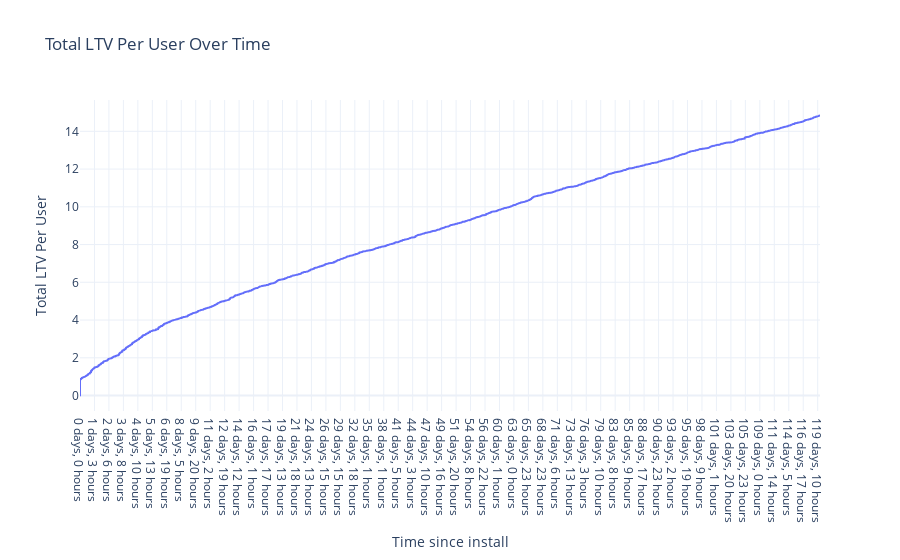

The cell this chart's notebook holds for it:
### Code cell
# Workflow

## Balanced (8,6,6%)
shares = {
    'a': 0,
    'b': 8,
    'c': 6,
    'd': 6,
    'e': 0,
    'f': 0,
    'g': None,
}

df = generate.generate_dataset(cluster_shares=shares, size=1000, start_date='2024-01-01')

table_name = "fct_user_action_test"

# Create the table
df_to_sqlite_db(df, table_name, db_path='demo_database.db')

df_c = select_table_sqlite(generate.analysis_query(table_name), 'demo_database.db')

df_c['time_since_install'] = pd.to_timedelta(df_c['time_since_install_seconds'], unit='s')

aux.display_scrollable(df_c)
aux.plot_ltv_over_time(df_c, time_column='time_since_install')

### Figure 1 — Plotly figure (JSON) as saved in the notebook; plotly's stock layout.template omitted (floating-point values rounded to 4 significant figures; data arrays with more than 128 entries replaced by an {"elided": "..."} marker saying what was removed)
{"data": [{"hovertemplate": "Time=%{x}<br>Total LTV Per User=%{y}<extra></extra>", "legendgroup": "", "line": {"color": "#636efa", "dash": "solid"}, "marker": {"size": 6, "symbol": "circle"}, "mode": "lines", "name": "", "showlegend": false, "type": "scattergl", "x": {"elided": "2036 str values"}, "xaxis": "x", "y": {"elided": "2036 float values"}, "yaxis": "y"}], "layout": {"hovermode": "x unified", "legend": {"tracegroupgap": 0}, "title": {"text": "Total LTV Per User Over Time"}, "xaxis": {"anchor": "y", "domain": [0, 1], "title": {"text": "Time since install"}}, "yaxis": {"anchor": "x", "domain": [0, 1], "title": {"text": "Total LTV Per User"}}}}
